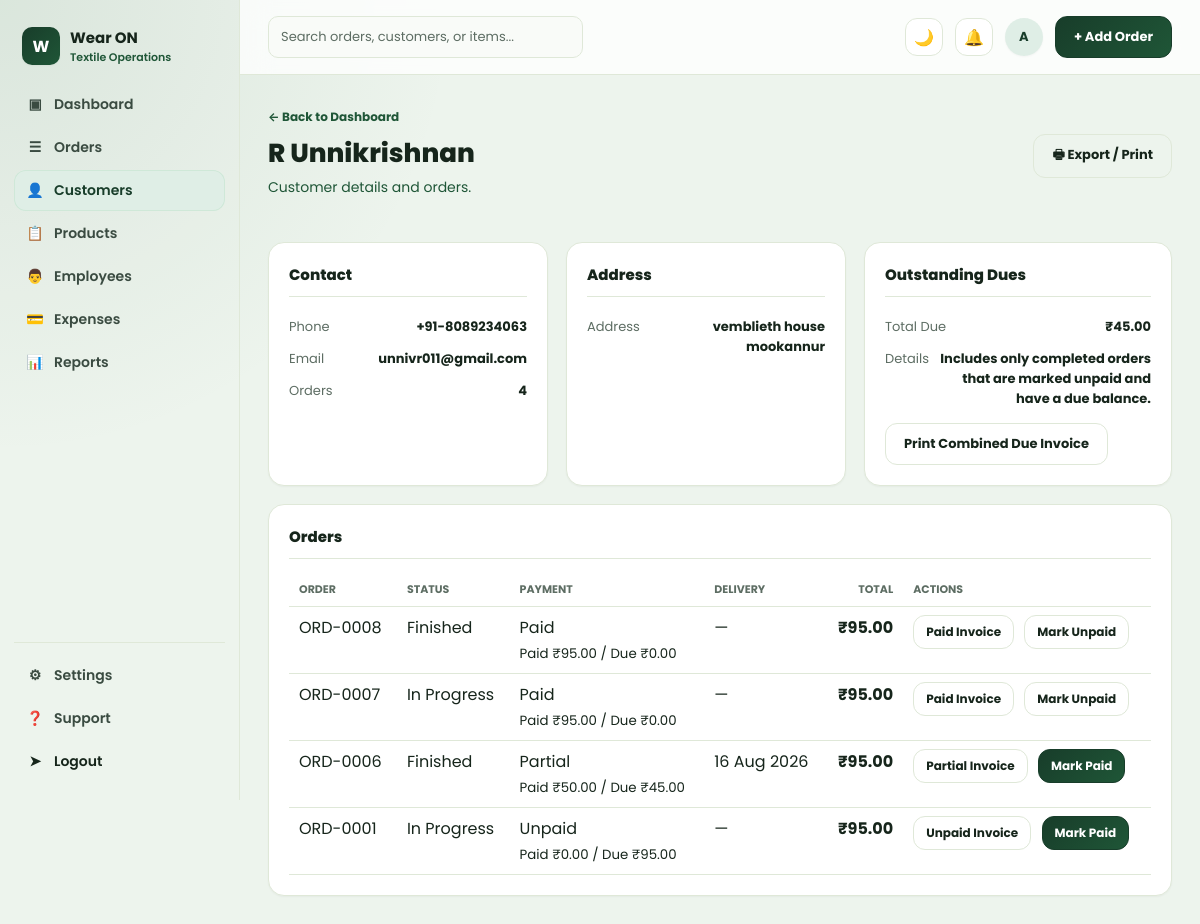
The app's page /customers/7/ (signed in) with its own data.
### orders/models.py (models this page shows, shortened)
class Customer(models.Model):
    name = models.CharField(max_length=150)
    company_name = models.CharField(max_length=150, blank=True)
    email = models.EmailField(blank=True)
    phone = models.CharField(max_length=20, blank=True)
    address = models.TextField(blank=True)
    created_at = models.DateTimeField(auto_now_add=True)
    class Meta:
        ordering = ["name"]

class Order(models.Model):
    STATUS_PENDING = "pending"
    STATUS_IN_PROGRESS = "in_progress"
    STATUS_FINISHED = "finished"
    STATUS_CANCELLED = "cancelled"
    STATUS_CHOICES = [
        (STATUS_PENDING, "Pending"),
        (STATUS_IN_PROGRESS, "In Progress"),
        (STATUS_FINISHED, "Finished"),
        (STATUS_CANCELLED, "Cancelled"),
    ]
    PRIORITY_LOW = "low"
    PRIORITY_MEDIUM = "medium"
    PRIORITY_HIGH = "high"
    PRIORITY_CHOICES = [
        (PRIORITY_LOW, "Low"),
        (PRIORITY_MEDIUM, "Medium"),
        (PRIORITY_HIGH, "High"),
    ]
    PAYMENT_METHOD_BANK = "bank_transfer"
    PAYMENT_METHOD_CHECK = "check"
    PAYMENT_METHOD_CARD = "card"
    PAYMENT_METHOD_ONLINE = "online_payment"
    PAYMENT_METHOD_OTHER = "other"
    PAYMENT_METHOD_CHOICES = [
        ("", "Select payment method"),
        (PAYMENT_METHOD_BANK, "Bank Transfer"),
        (PAYMENT_METHOD_CHECK, "Check"),
        (PAYMENT_METHOD_CARD, "Card"),
        (PAYMENT_METHOD_ONLINE, "Online Payment"),
        (PAYMENT_METHOD_OTHER, "Other"),
    ]
    order_number = models.CharField(max_length=20, unique=True, editable=False)
    customer = models.ForeignKey(Customer, on_delete=models.CASCADE, related_name="orders")
    status = models.CharField(max_length=20, choices=STATUS_CHOICES, default=STATUS_IN_PROGRESS)
    is_paid = models.BooleanField(default=False)
    order_date = models.DateField(default=timezone.localdate)
    expected_delivery_date = models.DateField(null=True, blank=True)
    reference_number = models.CharField("Reference / PO Number", max_length=50, blank=True)
    shipping_address = models.TextField(blank=True, help_text="Leave blank to use customer address")
    assigned_tailor = models.CharField(max_length=100, blank=True)
    priority = models.CharField(max_length=10, choices=PRIORITY_CHOICES, default=PRIORITY_MEDIUM)
    discount_percent = models.DecimalField(max_digits=5, decimal_places=2, default=0)
    amount_paid = models.DecimalField(max_digits=10, decimal_places=2, default=Decimal("0.00"))
    payment_method = models.CharField(
        max_length=30,
        choices=PAYMENT_METHOD_CHOICES,
        blank=True,
        default="",
    )
    payment_method_details = models.CharField(max_length=255, blank=True)
    customer_notes = models.TextField(blank=True)
    created_at = models.DateTimeField(auto_now_add=True)
    updated_at = models.DateTimeField(auto_now=True)
    class Meta:
        ordering = ["-created_at"]
    @property
    def subtotal(self):
        total = sum((item.subtotal for item in self.items.all()), Decimal("0"))
        return total.quantize(Decimal("0.01"))
    @property
    def discount_amount(self):
        return (self.subtotal * self.discount_percent / Decimal("100")).quantize(Decimal("0.01"))
    @property
    def grand_total(self):
        return self.subtotal - self.discount_amount
    @property
    def amount_due(self):
        due = self.grand_total - self.amount_paid
        if due <= Decimal("0"):
            return Decimal("0.00")
        return due.quantize(Decimal("0.01"))
    @property
    def payment_status_label(self):
        if self.amount_paid >= self.grand_total and self.grand_total > Decimal("0"):
            return "Paid"
        if self.amount_paid > Decimal("0"):
            return "Partial"
        return "Unpaid"

class OrderItem(models.Model):
    order = models.ForeignKey(Order, on_delete=models.CASCADE, related_name="items")
    fabric = models.ForeignKey(
        Fabric, on_delete=models.SET_NULL, related_name="order_items", null=True, blank=True
    )
    item_name = models.CharField(max_length=150)
    description = models.CharField(max_length=255, blank=True)
    quantity = models.DecimalField(max_digits=10, decimal_places=2, default=1)
    unit_price = models.DecimalField("Rate", max_digits=10, decimal_places=2, default=0)
    @property
    def subtotal(self):
        return self.quantity * self.unit_price

### orders/views.py (the view)
# urls.py: path("customers/<int:pk>/", views.customer_detail, name="customer-detail"),
@login_required
def customer_detail(request, pk):
    customer = get_object_or_404(
        Customer.objects.prefetch_related("orders__items", "orders__expenses"),
        pk=pk,
    )
    orders = list(customer.orders.all())
    paid_total = sum((o.amount_paid for o in orders), Decimal("0"))
    unpaid_total = sum(
        (o.amount_due for o in orders if o.amount_due > Decimal("0") and o.status == Order.STATUS_FINISHED and not o.is_paid),
        Decimal("0"),
    )
    return render(
        request,
        "orders/customer_detail.html",
        {
            "customer": customer,
            "paid_total": paid_total,
            "unpaid_total": unpaid_total,
        },
    )

### orders/templates/orders/customer_detail.html (shortened to what this page needs)
{% extends "base.html" %}
{% load humanize %}
{% block content %}
<a href="{% url 'dashboard' %}" class="back-link">&larr; Back to Dashboard</a>
<div class="page-head-row">
  <div>
    <h1 class="page-title">{{ customer.name }}</h1>
    <p class="page-sub">Customer details and orders.</p>
  </div>
  <div class="actions-row">
    <a href="{% url 'customer-export' customer.pk %}" class="btn btn-outline">&#128438; Export / Print</a>
  </div>
</div>
<div class="detail-grid thirds">
  <div class="card info-card">
    <h3>Contact</h3>
    <div class="info-row"><span class="k">Phone</span><span class="v">{{ customer.phone|default:'—' }}</span></div>
    <div class="info-row"><span class="k">Email</span><span class="v">{{ customer.email|default:'—' }}</span></div>
    <div class="info-row"><span class="k">Orders</span><span class="v">{{ customer.orders.count }}</span></div>
  </div>
  <div class="card info-card">
    <h3>Address</h3>
    <div class="info-row"><span class="k">Address</span><span class="v">{{ customer.address|default:'—' }}</span></div>
  </div>
  <div class="card info-card">
    <h3>Outstanding Dues</h3>
    <div class="info-row"><span class="k">Total Due</span><span class="v">&#8377;{{ unpaid_total|intcomma }}</span></div>
    <div class="info-row"><span class="k">Details</span><span class="v">Includes only completed orders that are marked unpaid and have a due balance.</span></div>
    <div style="margin-top:8px;">
      <a href="{% url 'customer-due-invoice' customer.pk %}" class="btn btn-outline">Print Combined Due Invoice</a>
    </div>
  </div>
</div>
<div class="card info-card">
  <h3>Orders</h3>
  <table class="items-table">
    <thead>
      <tr>
        <th>Order</th>
        <th>Status</th>
        <th>Payment</th>
        <th>Delivery</th>
        <th style="text-align:right;">Total</th>
        <th>Actions</th>
      </tr>
    </thead>
    <tbody>
      {% for order in customer.orders.all %}
      <tr>
        <td><a href="{% url 'order-detail' order.pk %}">{{ order.order_number }}</a></td>
        <td>{{ order.get_status_display }}</td>
        <td>
          {{ order.payment_status_label }}<br>
          <small>Paid &#8377;{{ order.amount_paid|intcomma }} / Due &#8377;{{ order.amount_due|intcomma }}</small>
        </td>
        <td>{{ order.expected_delivery_date|date:"d M Y"|default:'—' }}</td>
        <td class="amount-cell">&#8377;{{ order.grand_total|intcomma }}</td>
        <td>
          <a href="{% url 'order-invoice' order.pk %}" class="btn btn-outline btn-sm" style="margin-right:6px;">
            {{ order.payment_status_label }} Invoice
          </a>
          {% if order.is_paid %}
          <form method="post" action="{% url 'order-mark-unpaid' order.pk %}" style="display:inline;">
            <button type="submit" class="btn btn-outline btn-sm">Mark Unpaid</button>
          </form>
          {% else %}
          <form method="post" action="{% url 'order-mark-paid' order.pk %}" style="display:inline;">
            <button type="submit" class="btn btn-primary btn-sm">Mark Paid</button>
          </form>
          {% endif %}
        </td>
      </tr>
      {% empty %}
      <tr><td colspan="4" class="text-muted">No orders found.</td></tr>
      {% endfor %}
    </tbody>
  </table>
</div>
{% endblock %}

### templates/base.html (shortened to what this page needs)
{% load static %}<!DOCTYPE html>
<html lang="en">
<head>
  <link rel="stylesheet" href="{% static 'css/style.css' %}">
</head>
<body>
  <div class="app">
    <aside class="sidebar">
      <div class="brand">
        <div class="brand-mark">W</div>
        <div>
          <div class="brand-name">Wear ON</div>
          <div class="brand-sub">Textile Operations</div>
        </div>
      </div>
      <ul class="nav">
        <li><a href="{% url 'dashboard' %}" class="{% if request.resolver_match.url_name == 'dashboard' %}active{% endif %}"><span class="icon">&#9635;</span> Dashboard</a></li>
        <li><a href="{% url 'order-list' %}" class="{% if request.resolver_match.url_name in 'order-list,order-detail,order-create,order-edit' %}active{% endif %}"><span class="icon">&#9776;</span> Orders</a></li>
        <li><a href="{% url 'customer-list' %}" class="{% if request.resolver_match.url_name in 'customer-list,customer-detail' %}active{% endif %}"><span class="icon">&#128100;</span> Customers</a></li>
        <li><a href="{% url 'product-list' %}" class="{% if request.resolver_match.url_name == 'product-list' %}active{% endif %}"><span class="icon">&#128203;</span> Products</a></li>
        <li><a href="{% url 'employee-list' %}" class=""><span class="icon">&#128104;</span> Employees</a></li>
        <li><a href="{% url 'expense-list' %}" class="{% if request.resolver_match.url_name in 'expense-list,order-expenses' %}active{% endif %}"><span class="icon">&#128179;</span> Expenses</a></li>
        <li><a href="{% url 'reports' %}" class="{% if request.resolver_match.url_name == 'reports' %}active{% endif %}"><span class="icon">&#128202;</span> Reports</a></li>
      </ul>
      <div class="sidebar-footer">
        <ul class="nav">
          <li><a href="{% url 'settings' %}"><span class="icon">&#9881;</span> Settings</a></li>
          <li><a href="{% url 'support' %}"><span class="icon">&#10067;</span> Support</a></li>
          {% if user.is_authenticated %}
          <li>
            <form method="post" action="{% url 'logout' %}">
              <button type="submit" class="nav a" style="width:100%; text-align:left; background:none; border:none; cursor:pointer; display:flex; align-items:center; gap:10px; padding:10px 12px; border-radius:10px; font-size:14px; font-weight:600; color:var(--green-900);">
                <span class="icon">&#10148;</span> Logout
              </button>
            </form>
          </li>
          {% endif %}
        </ul>
      </div>
    </aside>
    <div class="main">
      <div class="topbar">
        <input class="search-box" type="text" placeholder="Search orders, customers, or items...">
        <div class="topbar-actions">
          <button type="button" class="icon-btn" data-theme-toggle aria-label="Toggle dark mode" title="Toggle dark mode">☀️</button>
          <div class="icon-btn" aria-label="Notifications" title="Notifications">&#128276;</div>
          <div class="avatar">{{ user.username|default:"?"|first|upper }}</div>
          <a href="{% url 'order-create' %}" class="btn btn-primary">+ Add Order</a>
        </div>
      </div>
      <div class="content">
        {% block content %}{% endblock %}
      </div>
    </div>
  </div>
</body>
</html>

### records on screen
Customer: name "R Unnikrishnan", phone "+91-8089234063", email "unnivr011@gmail.com", orders.count "4", address "vemblieth house mookannur"
Order: order_number "ORD-0008", status "Finished", payment_status_label "Paid", amount_paid "95.00", amount_due "0.00", expected_delivery_date "—", grand_total "95.00", is_paid "Mark Unpaid"
Order: order_number "ORD-0007", status "In Progress", payment_status_label "Paid", amount_paid "95.00", amount_due "0.00", expected_delivery_date "—", grand_total "95.00", is_paid "Mark Unpaid"
Order: order_number "ORD-0006", status "Finished", payment_status_label "Partial", amount_paid "50.00", amount_due "45.00", expected_delivery_date "16 Aug 2026", grand_total "95.00", is_paid "Mark Paid"
Order: order_number "ORD-0001", status "In Progress", payment_status_label "Unpaid", amount_paid "0.00", amount_due "95.00", expected_delivery_date "—", grand_total "95.00", is_paid "Mark Paid"

### other values on screen
{{ user.username|default:"?"|first|upper }} "A"
{{ unpaid_total|intcomma }} "45.00"
